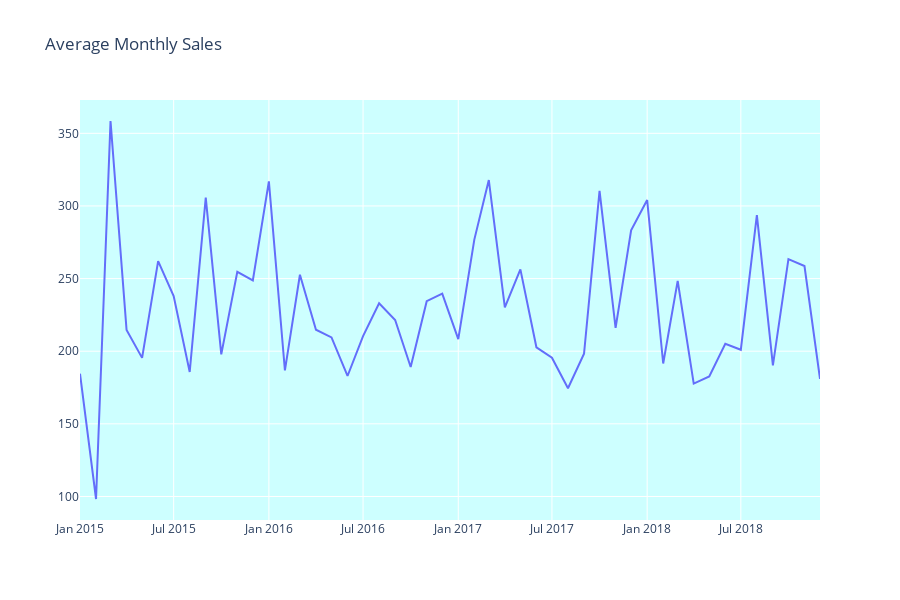

Source (notebook cell):
### Markdown cell above
> **Average Monthly Sales**

### Code cell
avg_monthly_trend = sales_data.groupby(['Month_Year']).mean().drop('Postal Code',axis=1).round(2)

print('\033[1mAverage monthly sales :\033[0m \n')
print(f'\033[1m{avg_monthly_trend}\033[0m \n')
avg_monthly_trend.reset_index(inplace=True)

colr=np.arange(0,avg_monthly_trend.values.size)
fig=go.Figure(data=[go.Scatter(x=avg_monthly_trend['Month_Year'] ,y=avg_monthly_trend['Sales'],mode='lines', marker=dict(
                color=colr))],layout=go.Layout(title='Average Monthly Sales'))
fig.update_traces(hoverinfo='x+y', textfont_size=10)               
fig.update_layout(height=600,autosize=True ,plot_bgcolor='rgb(205, 275, 275)')

### Figure 1 — Plotly figure (JSON) as saved in the notebook; plotly's stock layout.template omitted (floating-point values rounded to 4 significant figures)
{"data": [{"hoverinfo": "x+y", "marker": {"color": [0, 1, 2, 3, 4, 5, 6, 7, 8, 9, 10, 11, 12, 13, 14, 15, 16, 17, 18, 19, 20, 21, 22, 23, 24, 25, 26, 27, 28, 29, 30, 31, 32, 33, 34, 35, 36, 37, 38, 39, 40, 41, 42, 43, 44, 45, 46, 47, 48, 49, 50, 51, 52, 53, 54, 55, 56, 57, 58, 59, 60, 61, 62, 63, 64, 65, 66, 67, 68, 69, 70, 71, 72, 73, 74, 75, 76, 77, 78, 79, 80, 81, 82, 83, 84, 85, 86, 87, 88, 89, 90, 91, 92, 93, 94, 95]}, "mode": "lines", "textfont": {"size": 10}, "type": "scatter", "x": ["2015-01", "2015-02", "2015-03", "2015-04", "2015-05", "2015-06", "2015-07", "2015-08", "2015-09", "2015-10", "2015-11", "2015-12", "2016-01", "2016-02", "2016-03", "2016-04", "2016-05", "2016-06", "2016-07", "2016-08", "2016-09", "2016-10", "2016-11", "2016-12", "2017-01", "2017-02", "2017-03", "2017-04", "2017-05", "2017-06", "2017-07", "2017-08", "2017-09", "2017-10", "2017-11", "2017-12", "2018-01", "2018-02", "2018-03", "2018-04", "2018-05", "2018-06", "2018-07", "2018-08", "2018-09", "2018-10", "2018-11", "2018-12"], "y": [184.5, 98.26, 358.5, 214.7, 195.4, 262.0, 237.9, 185.7, 305.7, 197.8, 254.6, 248.8, 317.0, 186.7, 252.7, 214.8, 209.5, 182.9, 210.3, 233.0, 221.5, 189.1, 234.4, 239.7, 208.3, 276.9, 317.8, 230.2, 256.4, 202.7, 195.5, 174.5, 198.3, 310.3, 216.0, 283.2, 304.0, 191.6, 248.4, 177.7, 182.6, 205.1, 201.0, 293.6, 190.2, 263.4, 258.6, 180.9]}], "layout": {"autosize": true, "height": 600, "plot_bgcolor": "rgb(205, 275, 275)", "title": {"text": "Average Monthly Sales"}}}
